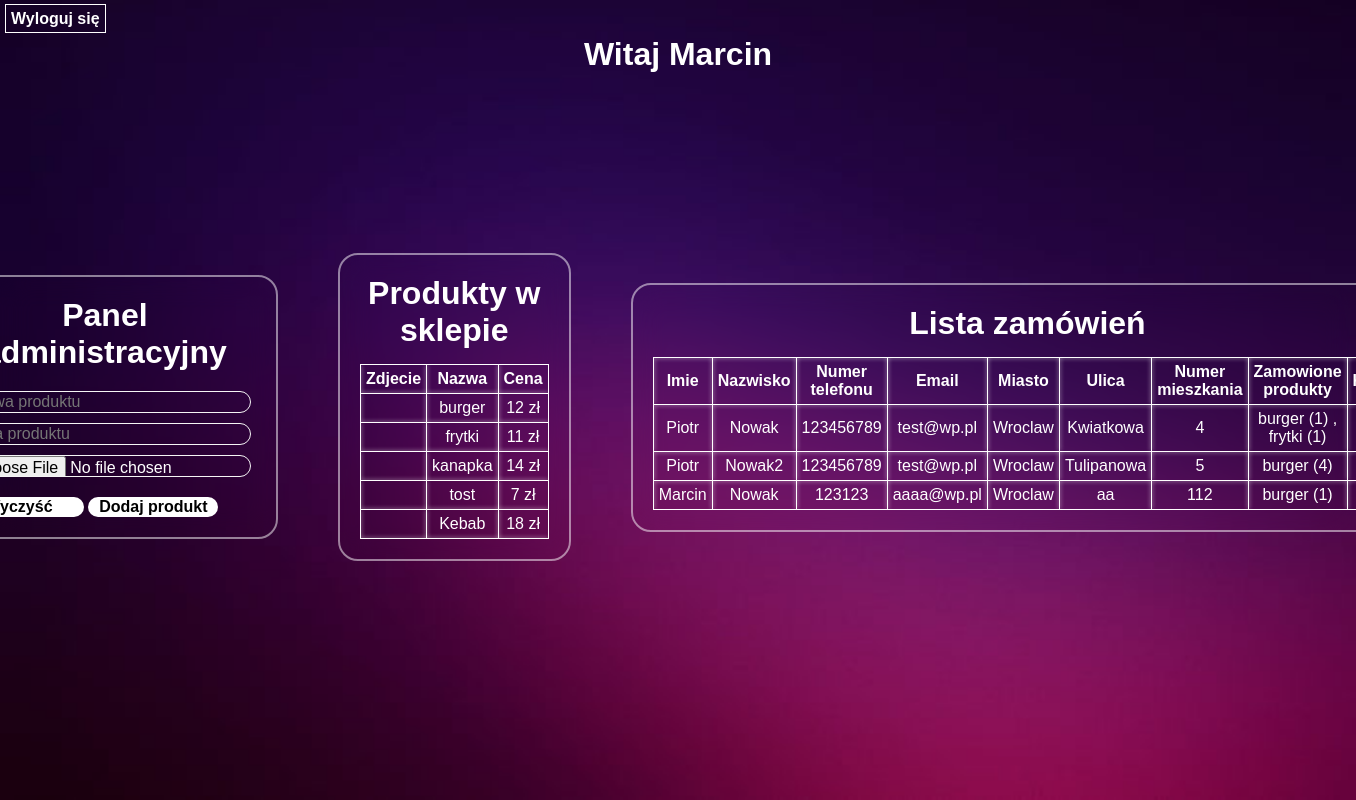
Page /Admin.php (signed in) on the committed database.
### tables this page shows
CREATE TABLE `produkt` (
  `id` int(255) NOT NULL,
  `Nazwa` varchar(255) NOT NULL,
  `Cena` varchar(255) NOT NULL,
  `Zdjecie` varchar(255) NOT NULL
);

CREATE TABLE `zamowienia` (
  `id` int(255) NOT NULL,
  `Imie` varchar(255) NOT NULL,
  `Nazwisko` varchar(255) NOT NULL,
  `NrTel` varchar(255) NOT NULL,
  `Email` varchar(255) NOT NULL,
  `Miasto` varchar(255) NOT NULL,
  `Ulica` varchar(255) NOT NULL,
  `Mieszkanie` varchar(255) NOT NULL,
  `Produkty` varchar(255) NOT NULL,
  `Cena` varchar(255) NOT NULL
);

### Admin.php (the view, shortened to what this page needs)
<!DOCTYPE html>
<html lang="en">
<head>
</head>
<body>
<section>
    <?php
    echo "<a href='logout.php'>Wyloguj się</a><br><br>";
    echo "<h2>Witaj ".$_SESSION['User']."</h2>";
    ?>
<div class="panele">
    <div class="box">
            <h2>Panel administracyjny</h2>
        <form method="POST" enctype="multipart/form-data">
                <div class="input">
                    <input type="text" name="name" placeholder="Nazwa produktu"  required>
                </div>
                <div class="input">
                    <input type="number" name="price" min="0" placeholder="Cena produktu"  required>
                </div>
                <div class="input">
                    <input type="file" name="image" accept=".png, .jpg, .jpeg" required>
                </div>
                        <input type="reset" name="czysc" class="btn" value="Wyczyść">
                        <input type="submit" value="Dodaj produkt" name="add_product" class="btn">
        </form>
    </div>
    <div class="box">
        <h2>Produkty w sklepie</h2>
        <table>
            <thead>
                <th>Zdjecie</th>
                <th>Nazwa</th>
                <th>Cena</th>
            </thead>
            <tbody>
                <?php
                    require_once "connect.php";
                    $conn = new mysqli($host,$db_user,$db_password,$db_name);
                    $select_products = mysqli_query($conn, "SELECT * FROM `produkt`");
                    if(mysqli_num_rows($select_products) > 0){
                    while($row = mysqli_fetch_assoc($select_products)){
                ?>
                <tr>
                    <td><img src="uploaded_img/<?php echo $row['Zdjecie']; ?>" height="100" alt=""></td>
                    <td><?php echo $row['Nazwa']; ?></td>
                    <td><?php echo $row['Cena']; ?> zł</td>
                </tr>
                <?php
                    };
                    }else{
                    echo "<div class='empty'>Nie ma dodanych zadnych produktow</div>";
                    };
                ?>
            </tbody>
        </table>
    </div>
    <div class="box">
            <h2>Lista zamówień</h2>
                        <table>
                            <tr>
                                <th>Imie</th>
                                <th>Nazwisko</th>
                                <th>Numer telefonu</th>
                                <th>Email</th>
                                <th>Miasto</th>
                                <th>Ulica</th>
                                <th>Numer mieszkania</th>
                                <th>Zamowione produkty</th>
                                <th>Koszt</th>
                            </tr>
                                <?php
                                    $query = "SELECT * FROM zamowienia";
                                    $result = mysqli_query($conn, $query);
                                    if(mysqli_num_rows($result) > 0){
                                        while($row = mysqli_fetch_array($result)){
                                            echo "<tr><td>".$row['Imie']."</td><td>".$row['Nazwisko']."</td><td>".$row['NrTel']."</td><td>".$row['Email']."</td><td>".$row['Miasto']."</td><td>".$row['Ulica']."</td><td>".$row['Mieszkanie']."</td><td>".$row['Produkty']."</td><td>".$row['Cena']." zł</td></tr>";
                                        }
                                    }
                                ?>
                        </table>
    </div>
</div>
</section>
</body>
</html>

### Admin.php (style rules this page uses)
* { margin: 0; padding: 0; font-family:sans-serif; }
section { min-height: 100vh; width: 100%; background: url(tlo2.jpg)no-repeat; background-position: center; background-size: cover; }
.panele { display: flex; justify-content: center; align-items: center; margin-top: 150px; }
.box { border-radius: 20px; background: transparent; backdrop-filter: blur(15px); position: relative; border: 2px solid rgba(255,255,255,0.5); margin: 30px; padding: 20px; }
h2 { font-size: 2em; color: white; text-align: center; margin-bottom: 15px; }
a { text-decoration: none; color: #fff; font-weight: 600; border:1px solid white; padding: 5px; position: relative; top: 10px; left: 5px; }
.btn { width: 130px; height: 20px; border-radius: 20px; background: #fff; border: none; outline: none; cursor: pointer; font-size: 1em; font-weight:600 ; margin-top: 15px; }
table, th, td, tr { border:1px solid white; color: #fff; padding: 5px; border-collapse: collapse; text-align: center; }
th, td ,tr { background: transparent; backdrop-filter: blur(2px); }
.input input { width: 250px; height: 20px; background: transparent; border: 1px solid whitesmoke; outline: none; font-size: 1em; padding:0 35px 0 5px; color: #fff; border-radius: 15px; margin: 5px; }

### rows in the picture
produkt: Nazwa "burger", Cena "12"
produkt: Nazwa "frytki", Cena "11"
produkt: Nazwa "kanapka", Cena "14"
produkt: Nazwa "tost", Cena "7"
produkt: Nazwa "Kebab", Cena "18"
zamowienia: Imie "Piotr", Nazwisko "Nowak", NrTel "123456789", Email "test@wp.pl", Miasto "Wroclaw", Ulica "Kwiatkowa", Mieszkanie "4", Produkty "burger (1) , frytki (1)"
zamowienia: Imie "Piotr", Nazwisko "Nowak2", NrTel "123456789", Email "test@wp.pl", Miasto "Wroclaw", Ulica "Tulipanowa", Mieszkanie "5", Produkty "burger (4)"
zamowienia: Imie "Marcin", Nazwisko "Nowak", NrTel "123123", Email "aaaa@wp.pl", Miasto "Wroclaw", Ulica "aa", Mieszkanie "112", Produkty "burger (1)"

### other values in the picture
$_SESSION['User'] "Marcin"
